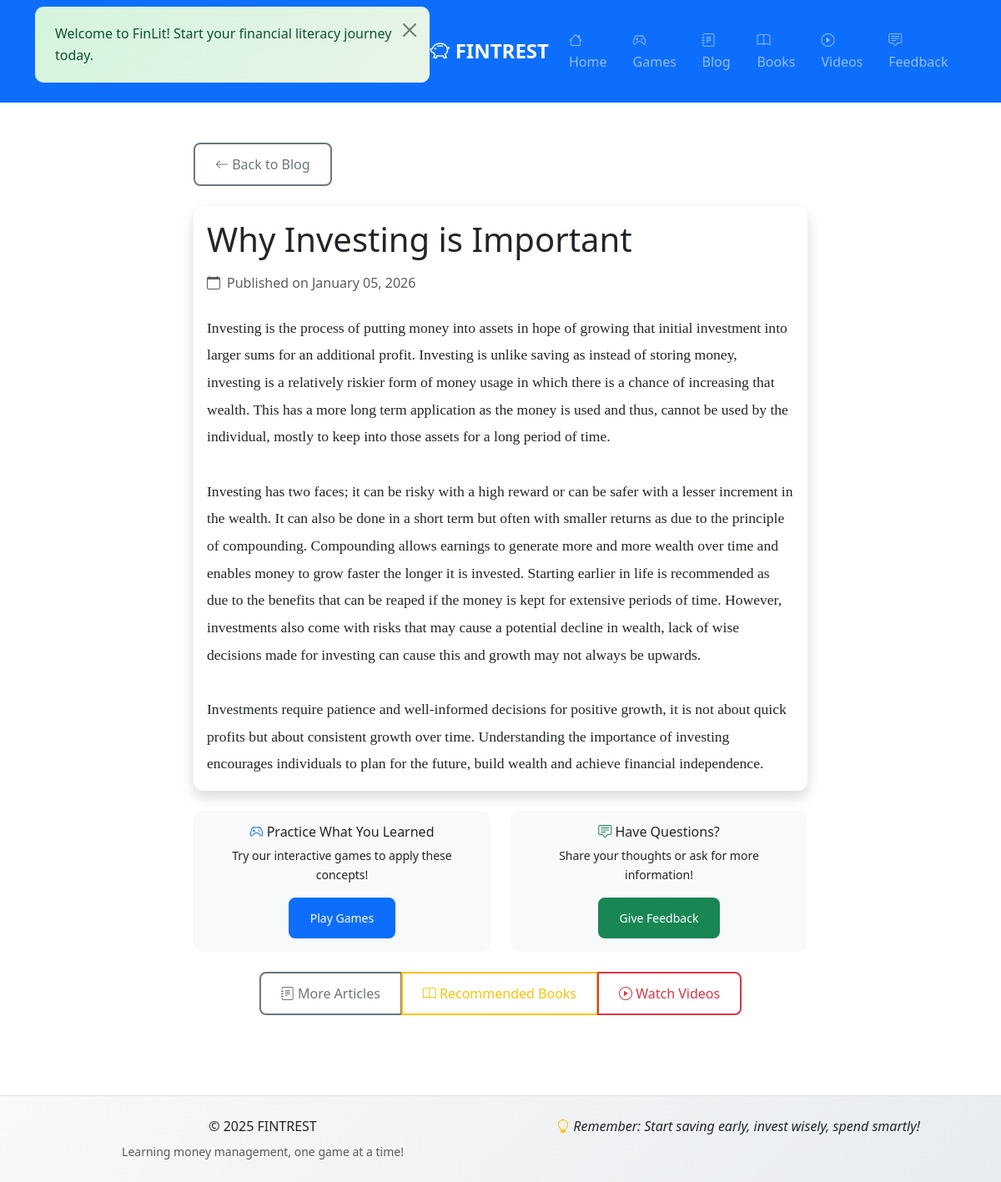
Page /blog/2 on the committed database.
### app.py (models this page shows, shortened)
class BlogPost(db.Model):
    id = db.Column(db.Integer, primary_key=True)
    title = db.Column(db.String(200), nullable=False)
    content = db.Column(db.Text, nullable=False)
    excerpt = db.Column(db.String(300), nullable=False)
    date_posted = db.Column(db.DateTime, default=datetime.utcnow)

### app.py (the view)
@app.route('/blog/<int:post_id>')
def blog_post(post_id):
    post = BlogPost.query.get_or_404(post_id)
    return render_template('blog_post.html', post=post)

### templates/blog_post.html (shortened to what this page needs)
{% extends "base.html" %}
{% block content %}
<div class="container py-5">
    <div class="row justify-content-center">
        <div class="col-lg-8">
            <div class="mb-4">
                <a href="{{ url_for('blog_list') }}" class="btn btn-outline-secondary">
                    <i class="bi bi-arrow-left"></i> Back to Blog
                </a>
            </div>
            <article class="card shadow">
                <div class="card-body">
                    <header class="mb-4">
                        <h1 class="display-6 mb-3">{{ post.title }}</h1>
                        <div class="d-flex align-items-center text-muted">
                            <i class="bi bi-calendar me-2"></i>
                            <span>Published on {{ post.date_posted.strftime('%B %d, %Y') }}</span>
                        </div>
                    </header>
                    <div class="post-content">
                        {{ post.content | safe }}
                    </div>
                </div>
            </article>
            <div class="row mt-4">
                <div class="col-md-6">
                    <div class="card bg-light">
                        <div class="card-body text-center">
                            <h6><i class="bi bi-controller text-primary"></i> Practice What You Learned</h6>
                            <p class="small mb-3">Try our interactive games to apply these concepts!</p>
                            <a href="{{ url_for('games') }}" class="btn btn-primary btn-sm">Play Games</a>
                        </div>
                    </div>
                </div>
                <div class="col-md-6">
                    <div class="card bg-light">
                        <div class="card-body text-center">
                            <h6><i class="bi bi-chat-square-text text-success"></i> Have Questions?</h6>
                            <p class="small mb-3">Share your thoughts or ask for more information!</p>
                            <a href="{{ url_for('survey') }}" class="btn btn-success btn-sm">Give Feedback</a>
                        </div>
                    </div>
                </div>
            </div>
            <div class="mt-4 text-center">
                <div class="btn-group" role="group">
                    <a href="{{ url_for('blog_list') }}" class="btn btn-outline-secondary">
                        <i class="bi bi-journal-text"></i> More Articles
                    </a>
                    <a href="{{ url_for('books') }}" class="btn btn-outline-warning">
                        <i class="bi bi-book"></i> Recommended Books
                    </a>
                    <a href="{{ url_for('videos') }}" class="btn btn-outline-danger">
                        <i class="bi bi-play-circle"></i> Watch Videos
                    </a>
                </div>
            </div>
        </div>
    </div>
</div>
{% endblock %}

### static/css/style.css (style rules this page uses)
:root { --primary-color: #0d6efd; --success-color: #198754; --warning-color: #ffc107; --danger-color: #dc3545; --light-color: #f8f9fa; --dark-color: #212529; --gradient-primary: linear-gradient(135deg, #667eea 0%, #764ba2 100%); --gradient-success: linear-gradient(135deg, #4ecdc4 0%, #44a08d 100%); --gradient-warning: linear-gradient(135deg, #f093fb 0%, #f5576c 100%); }
body { font-family: 'Segoe UI', Tahoma, Geneva, Verdana, sans-serif; line-height: 1.6; color: var(--dark-color); background-color: #fff; }
.card { border: none; transition: all 0.3s ease; border-radius: 12px; overflow: hidden; }
.btn { font-weight: 500; border-radius: 8px; padding: 0.75rem 1.5rem; transition: all 0.3s ease; border-width: 2px; }
html { scroll-behavior: smooth; }

### templates/blog_post.html (style rules this page uses)
.post-content { line-height: 1.8; font-size: 1.1rem; }

### rows in the picture
BlogPost: title "Why Investing is Important", date_posted "January 05, 2026", content "Investing is the process of putting money into assets in hope of growing that initial investment into larger sums for an additional profit. Investing is unlike saving as instead of storing money, investing is a relatively riskier form of money usage in which there is a chance of increasing that wealth. This has a more long term application as the money is used and thus, cannot be used by the individual, mostly to keep into those assets for a long period of time. Investing has two faces; it can be risky with a high reward or can be safer with a lesser increment in the wealth. It can also be done in a short term but often with smaller returns as due to the principle of compounding.…"
